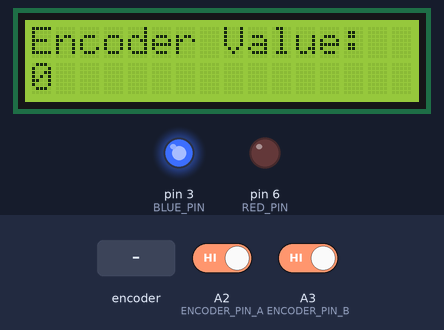
The sketch below on a simulated Arduino Uno, built with avr-gcc and run on an emulated ATmega328P. Parts: 16×2 character LCD, output pins drawn as LEDs (lit = HIGH). The inputs (shaded band) are chosen by the test bench; at power-on: A2 (ENCODER_PIN_A) HIGH, A3 (ENCODER_PIN_B) HIGH.

Above: at 1.2 s.
1.3 s: rotary encoder on A2 (ENCODER_PIN_A) / A3 (ENCODER_PIN_B) turned 3 steps (first pin leading)
At 3.2 s:
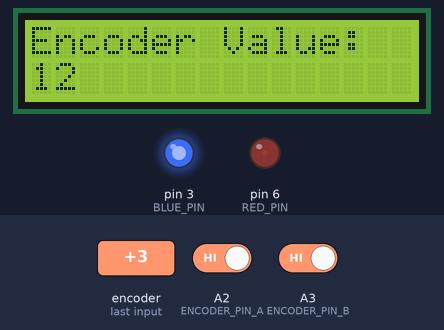
4.9 s: rotary encoder on A2 (ENCODER_PIN_A) / A3 (ENCODER_PIN_B) turned 1 step (first pin leading)
At 5.8 s:
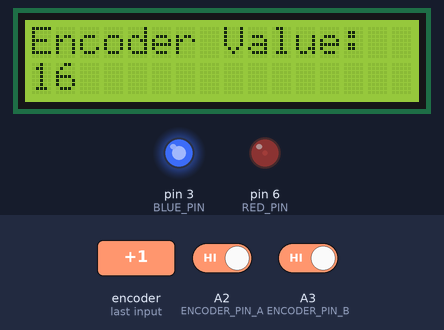
6.7 s: rotary encoder on A2 (ENCODER_PIN_A) / A3 (ENCODER_PIN_B) turned 1 step (first pin leading)
At 8.1 s:
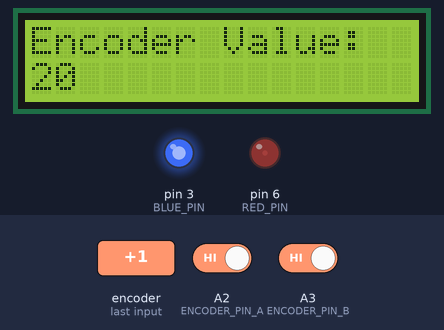
Timing chart, 0 to 9.7 s (numbered marks = the images above; inputs shaded):
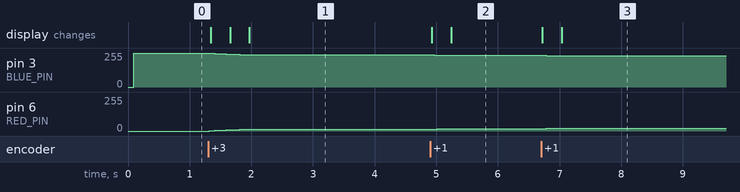

The sketch:

ex1-2.ino
```cpp
#include <Arduino.h>
#include <LiquidCrystal_I2C.h>

#define RED_PIN 6
#define BLUE_PIN 3

#define ENCODER_PIN_A A2
#define ENCODER_PIN_B A3

LiquidCrystal_I2C lcd(0x27, 16, 2);

int encoderValue = 0;
int lastEncoded = 0;
int lastEncoderValue = 0;
int lastMSB = 0;
int lastLSB = 0;

unsigned long lastEncoderReadTime = 0;
const unsigned long encoderReadInterval = 5;

void setup() {
  pinMode(RED_PIN, OUTPUT);
  pinMode(BLUE_PIN, OUTPUT);

  pinMode(ENCODER_PIN_A, INPUT_PULLUP);
  pinMode(ENCODER_PIN_B, INPUT_PULLUP);

  lcd.init();
  lcd.backlight();
  lcd.setCursor(0, 0);
  lcd.print("Encoder Value:");
  lcd.setCursor(0, 1);
  lcd.print(encoderValue);
}

void loop() {
  // Debounce encoder reading
  if (millis() - lastEncoderReadTime >= encoderReadInterval) {
    int MSB = digitalRead(ENCODER_PIN_A); // MSB = most significant bit
    int LSB = digitalRead(ENCODER_PIN_B); // LSB = least significant bit

    int encoded = (MSB << 1) | LSB;       // Combine the two bits
    int sum = (lastEncoded << 2) | encoded; // Combine previous and current

    // Determine rotation direction and adjust encoderValue
    if (sum == 0b1101 || sum == 0b0100 || sum == 0b0010 || sum == 0b1011) {
      encoderValue++;
    }
    if (sum == 0b1110 || sum == 0b0111 || sum == 0b0001 || sum == 0b1000) {
      encoderValue--;
    }

    if (encoderValue < 0) encoderValue = 0;
    if (encoderValue > 255) encoderValue = 255;

    // Update the LCD display
    lcd.setCursor(0, 1);
    lcd.print("                ");
    lcd.setCursor(0, 1);
    lcd.print(encoderValue);

    // Update the LED color
    analogWrite(RED_PIN, encoderValue);
    analogWrite(BLUE_PIN, 255 - encoderValue);

    // Prepare for next reading
    lastEncoded = encoded;
    lastEncoderReadTime = millis();
  }
}
```

ex1-1.ino
```cpp

```

Measured:
- after the input at 1.3 s, pin 3 (BLUE_PIN): moves from 255/255 to 243/255 over 0.49 s, starting at once; pin 6 (RED_PIN): moves from 0/255 to 12/255 over 0.49 s, starting at once; the display: first changes at once (image 1 shows a later state)
- after the input at 4.9 s, pin 3 (BLUE_PIN): 243/255 → 239/255 at once; pin 6 (RED_PIN): 12/255 → 16/255 at once; the display: first changes at once (image 2 shows a later state)
- after the input at 6.7 s, pin 3 (BLUE_PIN): 239/255 → 235/255 at once; pin 6 (RED_PIN): 16/255 → 20/255 at once; the display: first changes at once (image 3 shows a later state)
